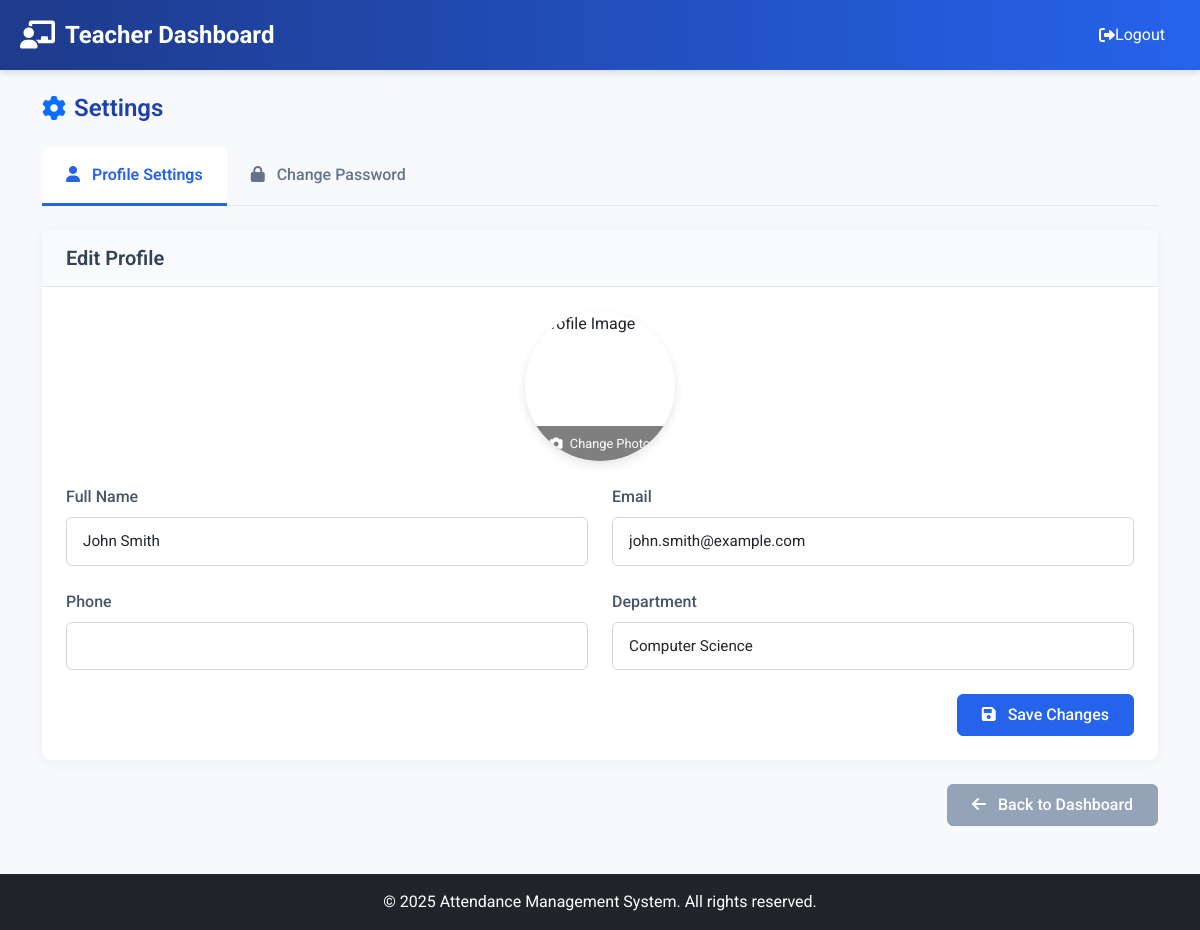
Page /teacher/settings.php (signed in) on the committed database.
### tables this page shows
CREATE TABLE `teachers` (
  `id` int(11) NOT NULL,
  `full_name` varchar(100) NOT NULL,
  `email` varchar(100) NOT NULL,
  `password` varchar(255) NOT NULL,
  `employee_id` varchar(20) NOT NULL,
  `department` varchar(50) NOT NULL,
  `created_at` timestamp NOT NULL DEFAULT current_timestamp(),
  `updated_at` timestamp NOT NULL DEFAULT current_timestamp() ON UPDATE current_timestamp()
);

### teacher/settings.php (the view, shortened to what this page needs)
<?php
require_once '../includes/functions.php';
$teacher_id = $_SESSION['teacher_id'];
$teacher_sql = "SELECT * FROM teachers WHERE id = ?";
$teacher_stmt = $conn->prepare($teacher_sql);
$teacher_stmt->bind_param("i", $teacher_id);
$teacher_stmt->execute();
$teacher_result = $teacher_stmt->get_result();
$teacher = $teacher_result->fetch_assoc();
?>
<!DOCTYPE html>
<html lang="en">
<head>
    <link href="https://cdn.jsdelivr.net/npm/bootstrap@5.3.0-alpha1/dist/css/bootstrap.min.css" rel="stylesheet">
    <link rel="stylesheet" href="https://cdnjs.cloudflare.com/ajax/libs/font-awesome/6.0.0/css/all.min.css">
</head>
<body>
    <div class="header">
        <div class="header-container">
            <div class="header-logo">
                <i class="fas fa-chalkboard-teacher"></i>
                <span>Teacher Dashboard</span>
            </div>
            <div class="header-nav">
                <div class="header-nav-item">
                    <a href="../logout.php" class="header-nav-link">
                        <i class="fas fa-sign-out-alt"></i> Logout
                    </a>
                </div>
            </div>
        </div>
    </div>
    <div class="container mt-4 mb-5">
        <h1 class="page-title"><i class="fas fa-cog text-primary"></i> Settings</h1>
        <ul class="nav nav-tabs" id="settingsTabs" role="tablist">
            <li class="nav-item" role="presentation">
                <button class="nav-link active" id="profile-tab" data-bs-toggle="tab" data-bs-target="#profile-tab-pane" type="button" role="tab" aria-controls="profile-tab-pane" aria-selected="true">
                    <i class="fas fa-user me-2"></i> Profile Settings
                </button>
            </li>
            <li class="nav-item" role="presentation">
                <button class="nav-link" id="password-tab" data-bs-toggle="tab" data-bs-target="#password-tab-pane" type="button" role="tab" aria-controls="password-tab-pane" aria-selected="false">
                    <i class="fas fa-lock me-2"></i> Change Password
                </button>
            </li>
        </ul>
        <div class="tab-content" id="settingsTabsContent">
            <div class="tab-pane fade show active" id="profile-tab-pane" role="tabpanel" aria-labelledby="profile-tab" tabindex="0">
                <div class="card">
                    <div class="card-header">
                        <h5>Edit Profile</h5>
                    </div>
                    <div class="card-body">
                        <form method="post" enctype="multipart/form-data">
                            <div class="profile-image-container">
                                <?php
                                $profile_image_path = '../uploads/profile_images/';
                                $profile_image = !empty($teacher['profile_image']) ? $teacher['profile_image'] : 'default.png';
                                if (!file_exists($profile_image_path . $profile_image)) {
                                    $profile_image = 'default.png';
                                }
                                ?>
                                <img src="<?php echo $profile_image_path . $profile_image; ?>" alt="Profile Image" class="profile-image">
                                <label for="profile_image" class="profile-image-upload">
                                    <i class="fas fa-camera me-1"></i> Change Photo
                                </label>
                            </div>
                            <div class="row">
                                <div class="col-md-6">
                                    <div class="form-group">
                                        <label for="full_name" class="form-label">Full Name</label>
                                        <input type="text" name="full_name" id="full_name" class="form-control" value="<?php echo htmlspecialchars($teacher['full_name']); ?>" required>
                                    </div>
                                </div>
                                <div class="col-md-6">
                                    <div class="form-group">
                                        <label for="email" class="form-label">Email</label>
                                        <input type="email" name="email" id="email" class="form-control" value="<?php echo htmlspecialchars($teacher['email']); ?>" required>
                                    </div>
                                </div>
                            </div>
                            <div class="row">
                                <div class="col-md-6">
                                    <div class="form-group">
                                        <label for="phone" class="form-label">Phone</label>
                                        <input type="text" name="phone" id="phone" class="form-control" value="<?php echo htmlspecialchars($teacher['phone']); ?>" required>
                                    </div>
                                </div>
                                <div class="col-md-6">
                                    <div class="form-group">
                                        <label for="department" class="form-label">Department</label>
                                        <input type="text" name="department" id="department" class="form-control" value="<?php echo htmlspecialchars($teacher['department']); ?>" required>
                                    </div>
                                </div>
                            </div>
                            <div class="d-flex justify-content-end">
                                <button type="submit" name="update_profile" class="btn btn-primary">
                                    <i class="fas fa-save me-2"></i> Save Changes
                                </button>
                            </div>
                        </form>
                    </div>
                </div>
            </div>
        </div>
        <div class="d-flex justify-content-end mt-3">
            <a href="dashboard.php" class="btn btn-secondary">
                <i class="fas fa-arrow-left me-2"></i> Back to Dashboard
            </a>
        </div>
    </div>
    <?php include_once '../includes/footer.php'; ?>
</body>
</html>

### teacher/settings.php (style rules this page uses)
body { font-family: 'Roboto', sans-serif; background-color: #f8f9fc; margin: 0; padding: 0; }
.header { background: linear-gradient(90deg, #1e3a8a 0%, #2563eb 100%); color: white; padding: 15px 0; display: flex; justify-content: space-between; align-items: center; box-shadow: 0 4px 6px rgba(0,0,0,0.1); position: relative; z-index: 10; }
.header-container { width: 100%; display: flex; justify-content: space-between; align-items: center; padding: 0 20px; }
.header-logo { font-size: 24px; font-weight: bold; display: flex; align-items: center; }
.header-logo i { margin-right: 10px; font-size: 28px; }
.header-nav { display: flex; align-items: center; }
.header-nav-item { margin-left: 20px; position: relative; }
.header-nav-link { color: white; text-decoration: none; display: flex; align-items: center; padding: 8px 15px; border-radius: 4px; transition: all 0.3s ease; }
.page-title { font-size: 1.5rem; font-weight: 600; margin-bottom: 1.5rem; color: #1e40af; display: flex; align-items: center; gap: 0.5rem; }
.card { border: none; border-radius: 10px; box-shadow: 0 2px 15px rgba(0,0,0,0.05); margin-bottom: 1.5rem; }
.card-header { background-color: #f8fafc; border-bottom: 1px solid #e5e7eb; padding: 1rem 1.5rem; }
.card-header h5 { margin: 0; font-weight: 600; color: #334155; }
.card-body { padding: 1.5rem; }
.form-group { margin-bottom: 1.5rem; }
.btn-primary { background-color: #2563eb; border-color: #2563eb; padding: 0.5rem 1.5rem; font-weight: 500; border-radius: 6px; transition: all 0.3s; }
.btn-secondary { background-color: #94a3b8; border-color: #94a3b8; padding: 0.5rem 1.5rem; font-weight: 500; border-radius: 6px; transition: all 0.3s; color: white; }
.form-control, .form-select { border-radius: 6px; border: 1px solid #d1d5db; padding: 0.75rem 1rem; font-size: 0.95rem; }
.profile-image-container { width: 150px; height: 150px; border-radius: 50%; overflow: hidden; margin: 0 auto 1.5rem; position: relative; box-shadow: 0 4px 10px rgba(0,0,0,0.1); }
.profile-image { width: 100%; height: 100%; object-fit: cover; }
.profile-image-upload { position: absolute; bottom: 0; left: 0; right: 0; background-color: rgba(0,0,0,0.5); padding: 0.5rem; color: white; font-size: 0.8rem; text-align: center; cursor: pointer; transition: all 0.3s; }
.form-label { color: #475569; font-weight: 500; margin-bottom: 0.5rem; }
.nav-tabs { border-bottom: 1px solid #e5e7eb; margin-bottom: 1.5rem; }
.nav-tabs .nav-link { border: none; color: #64748b; padding: 1rem 1.5rem; font-weight: 500; transition: all 0.3s; }
.nav-tabs .nav-link.active { color: #2563eb; border-bottom: 3px solid #2563eb; font-weight: 600; }

### rows in the picture
teachers: full_name "John Smith", email "john.smith@example.com", department "Computer Science"
